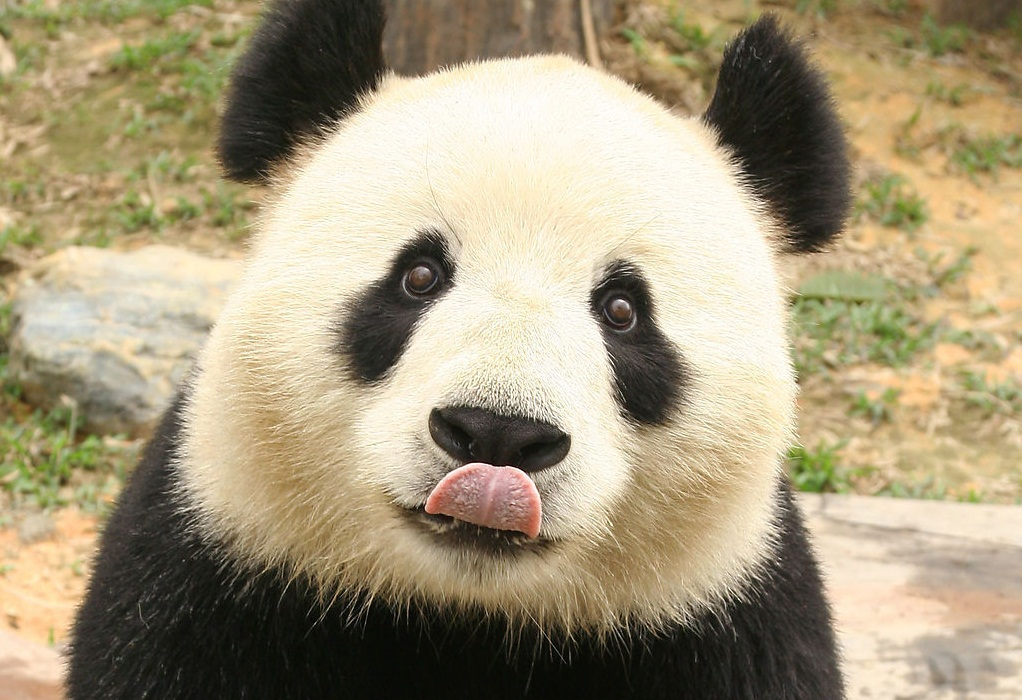
#> input picture imagenet/panda.jpeg, 1022 x 700 px
$ python test_crop.py
#> lines starting #> are read from the running program, lines starting #| are printed output that depends on the picture
### ImageCrop.py
from __future__ import division

class ImageCrop:
    """
    Represents a crop of an image, with stored values of the coordinates in the original image.
    Used to compare the crop to bounding boxes of objects in the original image.
    """
    __slots__ = ['image', 'x_min', 'y_min', 'x_max', 'y_max', 'area']

    def __init__(self, image, x_min, y_min, x_max, y_max):
        self.image = image
        self.x_min = x_min  # type: int
        self.y_min = y_min  # type: int
        self.x_max = x_max  # type: int
        self.y_max = y_max  # type: int
        self.area = (x_max - x_min) * (y_max - y_min)  # type: int

    def save(self, save_location, label="", encoding=".jpg"):
        self.image.save(save_location + "{}_{}_{}_{}_{}".format(
            label, self.x_min, self.y_min, self.x_max, self.y_max) + encoding)

### crop_util.py
# Code to generate and optionally save crops of images

from __future__ import print_function
from __future__ import division
from typing import Iterator
from ImageCrop import ImageCrop


def generate_crops(image, max_num_images = 500) :
    lambdas = [1, 1.3, 1.6, 2, 2.4, 2.8, 3.2, 3.6, 4]
    width, height = image.size
    count = 0
    for l in lambdas:
        s = min(width, height) / l
        i = 0
        within_width = True
        while within_width:
            j = 0
            within_height = True
            while within_height:
                x_min = round(i * s)
                y_min = round(j * s)
                x_max = round((i + 1) * s)
                y_max = round((j + 1) * s)
                if x_max > width:
                    x_max = width
                    x_min = round(width - s)
                    within_width = False
                if y_max > height:
                    y_max = height
                    y_min = round(height - s)
                    within_height = False
                cropped_image = image.crop((x_min, y_min, x_max, y_max))
                yield ImageCrop(cropped_image, x_min, y_min, x_max, y_max)
                j += 0.5 # Increase i and j by 0.5 to get 50% overlap between neighbouring crops
                count += 1
                if count >= max_num_images:
                    print("The maximum number of images ({}) was generated".format(max_num_images))
                    return
            i += 0.5
    print("{} images were generated and saved".format(count))


def generate_and_save_crops(image, image_name, save_location = None, max_num_images = 500):
    import os
    if save_location is None:
        save_location = "images/cropped_{}/".format(image_name)
    if not os.path.isdir(save_location):
        os.makedirs(save_location)
    for image_crop in generate_crops(image, max_num_images):
        image_crop.save(save_location)

### test_crop.py
from __future__ import print_function
from __future__ import division
from PIL import Image
from crop_util import *

image_folder = 'imagenet/'
image_name = 'panda'
image_decoding = '.jpeg'
image = Image.open(image_folder + image_name + image_decoding)
#> image is the input picture: PIL image 1022x700 RGB; mean R, G, B 164.8, 152.6, 124.2
width, height = image.size
#> width = 1022; height = 700
print("w = {}, h = {}".format(width, height))
#| w = 1022, h = 700

max_images = 30
generate_and_save_crops(image, image_name, max_num_images=max_images)
#> the loop in generate_and_save_crops, `for image_crop in generate_crops(image, max_num_images):` made 30 passes
#> pass 1, in save, `self.image.save(save_location + "{}_{}_{}_{}_{}".format( label, self.x..`:
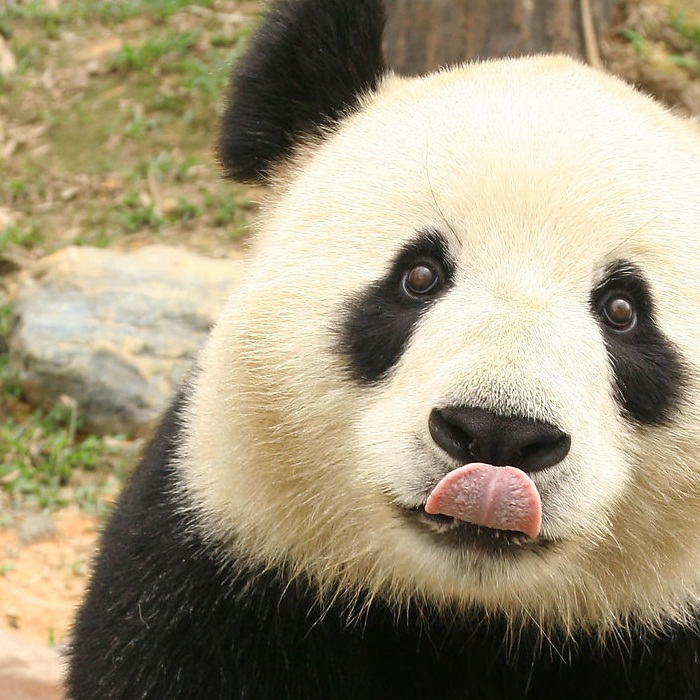
#> saved as _0_0_700_700.jpg: PIL image 700x700 RGB; mean R, G, B 159.9, 149.2, 123
